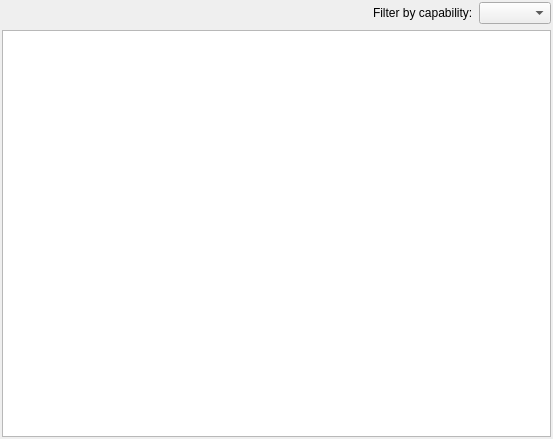
<?xml version="1.0" encoding="UTF-8"?>
<ui version="4.0">
 <class>Settings_Accounts</class>
 <widget class="QWidget" name="Settings_Accounts">
  <property name="geometry">
   <rect>
    <x>0</x>
    <y>0</y>
    <width>553</width>
    <height>439</height>
   </rect>
  </property>
  <property name="windowTitle">
   <string notr="true" extracomment="not translatable because not shown to the user">Form</string>
  </property>
  <layout class="QVBoxLayout" name="verticalLayout">
   <property name="margin">
    <number>2</number>
   </property>
   <item>
    <layout class="QHBoxLayout" name="horizontalLayout">
     <item>
      <widget class="QButton" name="installFromFileBtn" native="true">
       <property name="sizePolicy">
        <sizepolicy hsizetype="Expanding" vsizetype="Preferred">
         <horstretch>0</horstretch>
         <verstretch>0</verstretch>
        </sizepolicy>
       </property>
      </widget>
     </item>
     <item>
      <spacer name="horizontalSpacer">
       <property name="orientation">
        <enum>Qt::Horizontal</enum>
       </property>
       <property name="sizeHint" stdset="0">
        <size>
         <width>40</width>
         <height>20</height>
        </size>
       </property>
      </spacer>
     </item>
     <item>
      <widget class="QLabel" name="label">
       <property name="text">
        <string>Filter by capability:</string>
       </property>
      </widget>
     </item>
     <item>
      <widget class="QComboBox" name="accountsFilterCombo"/>
     </item>
    </layout>
   </item>
   <item>
    <widget class="AccountListView" name="accountsView">
     <property name="alternatingRowColors">
      <bool>true</bool>
     </property>
     <property name="verticalScrollMode">
      <enum>QAbstractItemView::ScrollPerPixel</enum>
     </property>
     <property name="horizontalScrollMode">
      <enum>QAbstractItemView::ScrollPerPixel</enum>
     </property>
    </widget>
   </item>
  </layout>
 </widget>
 <customwidgets>
  <customwidget>
   <class>QButton</class>
   <extends>QWidget</extends>
   <header>thirdparty/Qocoa/qbutton.h</header>
   <container>1</container>
  </customwidget>
  <customwidget>
   <class>AccountListView</class>
   <extends>QListView</extends>
   <header>widgets/AccountListView.h</header>
  </customwidget>
 </customwidgets>
 <resources/>
 <connections/>
</ui>
